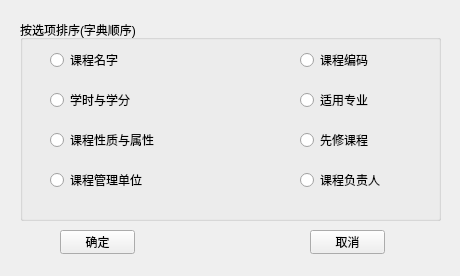
<?xml version="1.0" encoding="UTF-8"?>
<ui version="4.0">
 <class>SortWidget</class>
 <widget class="QWidget" name="SortWidget">
  <property name="geometry">
   <rect>
    <x>0</x>
    <y>0</y>
    <width>460</width>
    <height>276</height>
   </rect>
  </property>
  <property name="windowTitle">
   <string>Form</string>
  </property>
  <widget class="QGroupBox" name="groupBox">
   <property name="geometry">
    <rect>
     <x>20</x>
     <y>20</y>
     <width>421</width>
     <height>201</height>
    </rect>
   </property>
   <property name="title">
    <string>按选项排序(字典顺序)</string>
   </property>
   <widget class="QRadioButton" name="rb_course_name_">
    <property name="geometry">
     <rect>
      <x>30</x>
      <y>30</y>
      <width>95</width>
      <height>20</height>
     </rect>
    </property>
    <property name="text">
     <string>课程名字</string>
    </property>
   </widget>
   <widget class="QRadioButton" name="rb_course_number_">
    <property name="geometry">
     <rect>
      <x>280</x>
      <y>30</y>
      <width>95</width>
      <height>20</height>
     </rect>
    </property>
    <property name="text">
     <string>课程编码</string>
    </property>
   </widget>
   <widget class="QRadioButton" name="rb_study_time_">
    <property name="geometry">
     <rect>
      <x>30</x>
      <y>70</y>
      <width>95</width>
      <height>20</height>
     </rect>
    </property>
    <property name="text">
     <string>学时与学分</string>
    </property>
   </widget>
   <widget class="QRadioButton" name="rb_for_major_">
    <property name="geometry">
     <rect>
      <x>280</x>
      <y>70</y>
      <width>95</width>
      <height>20</height>
     </rect>
    </property>
    <property name="text">
     <string>适用专业</string>
    </property>
   </widget>
   <widget class="QRadioButton" name="rb_course_status_">
    <property name="geometry">
     <rect>
      <x>30</x>
      <y>110</y>
      <width>121</width>
      <height>20</height>
     </rect>
    </property>
    <property name="text">
     <string>课程性质与属性</string>
    </property>
   </widget>
   <widget class="QRadioButton" name="rb_need_major_">
    <property name="geometry">
     <rect>
      <x>280</x>
      <y>110</y>
      <width>95</width>
      <height>20</height>
     </rect>
    </property>
    <property name="text">
     <string>先修课程</string>
    </property>
   </widget>
   <widget class="QRadioButton" name="rb_manage_">
    <property name="geometry">
     <rect>
      <x>30</x>
      <y>150</y>
      <width>95</width>
      <height>20</height>
     </rect>
    </property>
    <property name="text">
     <string>课程管理单位</string>
    </property>
   </widget>
   <widget class="QRadioButton" name="rb_teacher_">
    <property name="geometry">
     <rect>
      <x>280</x>
      <y>150</y>
      <width>95</width>
      <height>20</height>
     </rect>
    </property>
    <property name="text">
     <string>课程负责人</string>
    </property>
   </widget>
  </widget>
  <widget class="QPushButton" name="pb_no_">
   <property name="geometry">
    <rect>
     <x>310</x>
     <y>230</y>
     <width>75</width>
     <height>24</height>
    </rect>
   </property>
   <property name="text">
    <string>取消</string>
   </property>
  </widget>
  <widget class="QPushButton" name="pb_yes_">
   <property name="geometry">
    <rect>
     <x>60</x>
     <y>230</y>
     <width>75</width>
     <height>24</height>
    </rect>
   </property>
   <property name="text">
    <string>确定</string>
   </property>
  </widget>
 </widget>
 <resources/>
 <connections/>
</ui>
